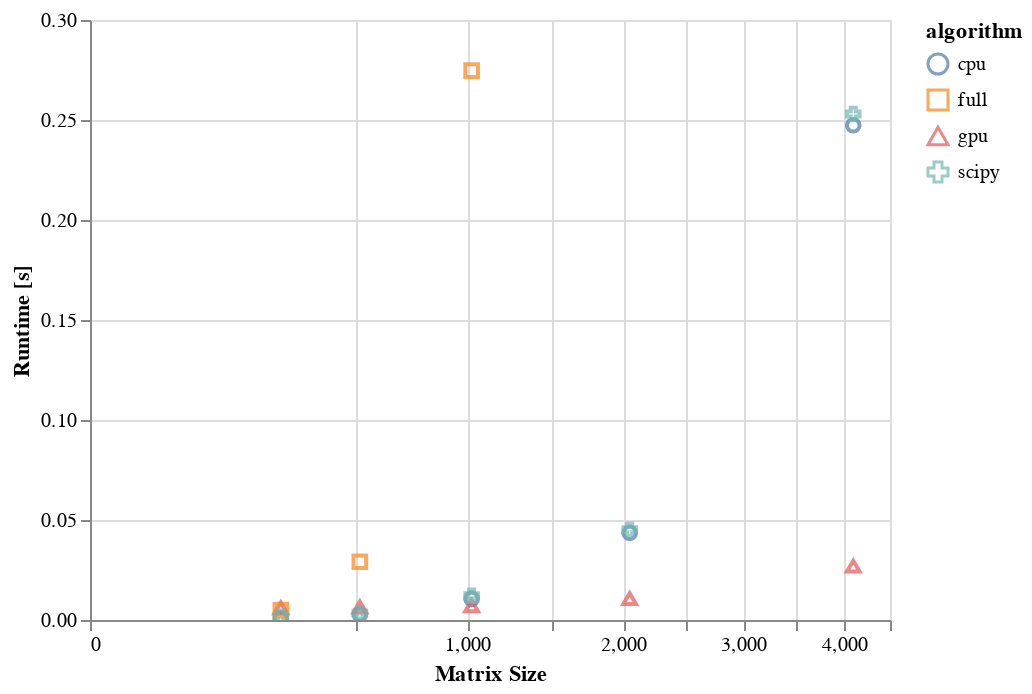

Write notebook code for a chart like this one.
### Code cell
(
    alt.Chart(df)
    .mark_point(size=40)
    .encode(
        x=alt.X("sizes", scale=alt.Scale(type='sqrt', zero=False), axis=alt.Axis(title="Matrix Size")),
        y=alt.Y("runtime", scale=alt.Scale(domain=(0, 0.3)), axis=alt.Axis(title="Runtime [s]")),
        color="algorithm", 
        shape="algorithm",
    )
).interactive()

### Figure 1 — Vega-Lite specification as saved in the notebook (floating-point values rounded to 4 significant figures)
{"config": {"view": {"continuousWidth": 400, "continuousHeight": 300}}, "data": {"name": "data-b1a75078f68fcd3b29964161b45f3abc"}, "mark": {"type": "point", "size": 40}, "encoding": {"color": {"type": "nominal", "field": "algorithm"}, "shape": {"type": "nominal", "field": "algorithm"}, "x": {"type": "quantitative", "axis": {"title": "Matrix Size"}, "field": "sizes", "scale": {"type": "sqrt", "zero": false}}, "y": {"type": "quantitative", "axis": {"title": "Runtime [s]"}, "field": "runtime", "scale": {"domain": [0, 0.3]}}}, "selection": {"selector005": {"type": "interval", "bind": "scales", "encodings": ["x", "y"]}}, "$schema": "https://vega.github.io/schema/vega-lite/v4.8.1.json", "datasets": {"data-b1a75078f68fcd3b29964161b45f3abc": [{"sizes": 256, "k": 2, "algorithm": "cpu", "runtime": 0.0008491}, {"sizes": 512, "k": 2, "algorithm": "cpu", "runtime": 0.002759}, {"sizes": 1024, "k": 2, "algorithm": "cpu", "runtime": 0.01054}, {"sizes": 2048, "k": 2, "algorithm": "cpu", "runtime": 0.04353}, {"sizes": 4096, "k": 2, "algorithm": "cpu", "runtime": 0.2474}, {"sizes": 256, "k": 2, "algorithm": "gpu", "runtime": 0.006057}, {"sizes": 512, "k": 2, "algorithm": "gpu", "runtime": 0.006463}, {"sizes": 1024, "k": 2, "algorithm": "gpu", "runtime": 0.007075}, {"sizes": 2048, "k": 2, "algorithm": "gpu", "runtime": 0.0107}, {"sizes": 4096, "k": 2, "algorithm": "gpu", "runtime": 0.02694}, {"sizes": 256, "k": 2, "algorithm": "full", "runtime": 0.00491}, {"sizes": 512, "k": 2, "algorithm": "full", "runtime": 0.0291}, {"sizes": 1024, "k": 2, "algorithm": "full", "runtime": 0.2747}, {"sizes": 2048, "k": 2, "algorithm": "full", "runtime": 2.115}, {"sizes": 4096, "k": 2, "algorithm": "full", "runtime": 19.52}, {"sizes": 256, "k": 2, "algorithm": "scipy", "runtime": 0.001698}, {"sizes": 512, "k": 2, "algorithm": "scipy", "runtime": 0.003517}, {"sizes": 1024, "k": 2, "algorithm": "scipy", "runtime": 0.01212}, {"sizes": 2048, "k": 2, "algorithm": "scipy", "runtime": 0.04514}, {"sizes": 4096, "k": 2, "algorithm": "scipy", "runtime": 0.253}]}}
